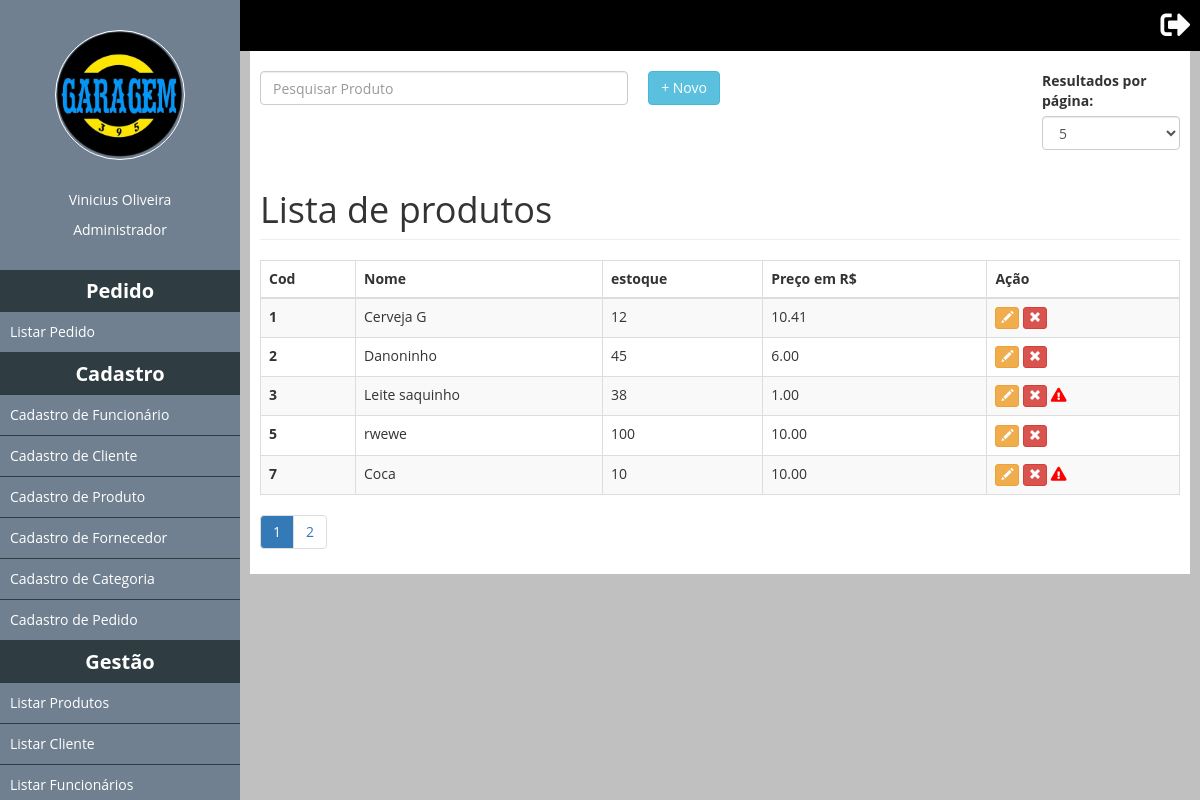
Screenshot of /ListarProdutos (signed in) with the database file from the repository.
### tables this page shows
CREATE TABLE IF NOT EXISTS `tb_produto` (
  `idproduto` int(11) NOT NULL AUTO_INCREMENT,
  `nome` varchar(255) NOT NULL,
  `id_categoria` int(1) NOT NULL,
  `estoque` int(11) NOT NULL,
  `preco_unit` decimal(10,2) NOT NULL,
  `id_fornecedor` int(11) NOT NULL,
  `status` bit(1) NOT NULL,
  `alerta_estoque` int(11) DEFAULT NULL,
  PRIMARY KEY (`idproduto`)
);

### classes/Mysql.php (called while the page is built)
<?php
	class Mysql
	{
		private static $pdo;
		public static function conectar(){
			if(self::$pdo == null){
				try{
					self::$pdo = new PDO('mysql:host='.HOST.';dbname='.DATABASE,USER,PASSWORD,array(PDO::MYSQL_ATTR_INIT_COMMAND => 'SET NAMES utf8'));
					self::$pdo->setAttribute(PDO::ATTR_ERRMODE,PDO::ERRMODE_EXCEPTION);
				}catch(Exception $e){
					echo '<h2>Erro ao conectar.</h2>';
				}
			}
			return self::$pdo;
		}
	}
?>

### pages/ListarProdutos.php (the view, shortened to what this page needs)
<div style="width: 100%;">
	<div class="left" style="width: 50%;float: left;">
		<input id="pesquisaSlide" class="form-control left" placeholder="Pesquisar Produto" />
		<a href="<?php echo INCLUDE_PATH;?>CadastroProduto"><button type="button" class="btn btn-info right">+ Novo</button></a>
	</div>
	<div class="right" style="width: 15%;float: right">
		<label for="sel1">Resultados por página:</label>
		<select class="form-control" id="sel1" onchange="pagination(this,'#list-thumbs','#pesquisaSlide')">
				<option value="5">5</option>
		</select>
	</div>
</div>
<h1 class="page-header">Lista de produtos</h1>
			<div class="table-responsive">
				<table class="table table-striped table-bordered table-hover" id="list-thumbs">
			      	<thead>
				        <tr>
				          	<th>Cod</th>
				          	<th>Nome</th>
				          	<th>estoque</th>
				          	<th>Preço em R$</th>
				          	<th>Ação</th>
				        </tr>
			      	</thead>
			  		<tbody>
			  			<?php
			  				$produtos = MySql::conectar()->prepare("
								SELECT idproduto, nome, estoque, preco_unit,alerta_estoque, status
								FROM tb_produto
								WHERE status != 0
			  				");
			  				$produtos->execute();
			  				$produtos = $produtos->fetchAll();
			  				foreach ($produtos as $key => $value):
			  			?>
			    		<tr>
				          	<th><?php echo $value['idproduto'];?></th>
				          	<td><?php echo $value['nome']?></td>
				          	<td><?php echo $value['estoque'];?></td>
				          	<td><?php echo $value['preco_unit'];?></td>
				          	<td>
				          		<form method="post" style="display: inline-block;">
						            <button class="btn btn-warning btn-xs" title="Alterar" data-toggle="modal" data-target="#myModal" type="submit">
					              		<span class="glyphicon glyphicon-pencil" aria-hidden="true"></span>
						            </button>
						        </form>
						        <form method="post" style="display: inline-block;">
						            <button class="btn btn-danger btn-xs" title="Remover" type="submit" data-toggle="modal" data-target="#myModal" type="submit">
						              	<span class="glyphicon glyphicon-remove" aria-hidden="true"></span>
						            </button>
		          	<?php
				          		if ($value['estoque'] <= $value['alerta_estoque']) {
				          	  echo "<i class='alerta-estoque fas fa-exclamation-triangle' title='produto abaixo do estoque.'></i>";
											}
				          	?>
					            </form>
			      			</td>
			    		</tr>
			    		<?php endforeach;?>
			  		</tbody>
				</table>
			</div>
			<div id="paginacao" class="w100">
				<ul class="pagination"></ul>
			</div>
    	</div>
	</div>
</div>

### css/teste.css (style rules this page uses)
* { margin: 0; padding: 0; }
html, body { height: 100%; }
body { overflow-x: hidden; }
.w100 { width: 100%; }
.left { float: left; }
.right { float: right; }
#paginacao ul { margin: 0; }
a { color: #fff; text-decoration: none; }
#pesquisaSlide { width: 80% !important; }

### css/style.css (style rules this page uses)
* { margin: 0; padding: 0; box-sizing: border-box; font-family: "Open Sans"; }
html, body { height: 100%; background-color: #DCDCDC; }
body { overflow-x: hidden; }
.alerta-estoque { color: red; }

### rows the page displays
tb_produto: idproduto "1", nome "Cerveja G", estoque "12", preco_unit "10.41"
tb_produto: idproduto "2", nome "Danoninho", estoque "45", preco_unit "6.00"
tb_produto: idproduto "3", nome "Leite saquinho", estoque "38", preco_unit "1.00"
tb_produto: idproduto "5", nome "rwewe", estoque "100", preco_unit "10.00"
tb_produto: idproduto "7", nome "Coca", estoque "10", preco_unit "10.00"

### other values shown
$_SESSION['name'] "Vinicius Oliveira"
$_SESSION['cargo'] "Administrador"
